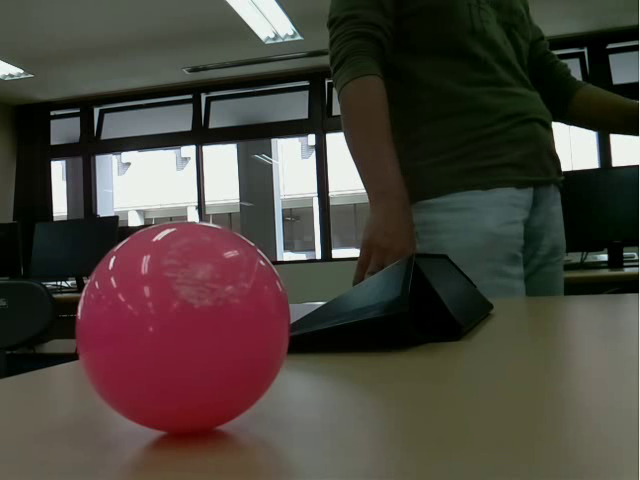
#> input picture frame 42 of tracking_circle/datas/robot.mp4, 640 x 480 px
$ python detect.py
#> lines starting #> are read from the running program, lines starting #| are printed output that depends on the picture; after the words box and inside, x2 and y2 are one past the last pixel; in counts of white or black regions, pixels touching at a corner belong together
import cv2
from cv2 import circle
import numpy as np


def detect(video_path):
    """
    input: image

    ouput: circle x direction from input image
    """
#> called with video_path = 'datas/robot.mp4'
    #
    cap = cv2.VideoCapture(video_path)

    # Check if camera opened successfully
    if (cap.isOpened()== False):
        print("Error opening video stream or file")

    # Read until video is completed
    while(cap.isOpened()):
    # Capture frame-by-frame
        ret, img = cap.read()
#> img is the input picture: shape (480, 640, 3); mean B, G, R 60.9, 67.9, 74.5
        if ret == True:

            # Check if image is loaded fine
            hsvimage = cv2.cvtColor(img, cv2.COLOR_BGR2HSV)
#> hsvimage: shape (480, 640, 3); mean H, S, V 62.9, 102.6, 79.4
            # Mask color
            lower = np.array([150, 10, 10], dtype="uint8")
            upper = np.array([180, 255, 255], dtype="uint8")
            mask = cv2.inRange(hsvimage, lower, upper)
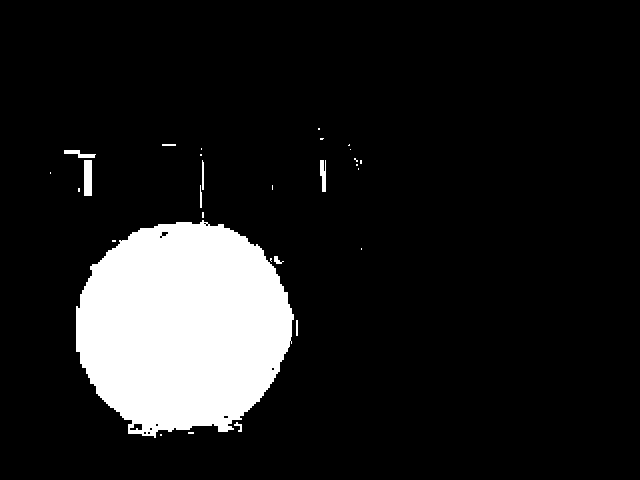
#> mask: shape (480, 640); 12% white; 29 white regions (19 under 20 px), largest, box (x1, y1, x2, y2) and area: (76, 220, 294, 438) 36003, (84, 160, 92, 196) 288, (320, 160, 326, 192) 149
            img1 = img.copy()
            img1[mask==0] = [0, 0, 0]
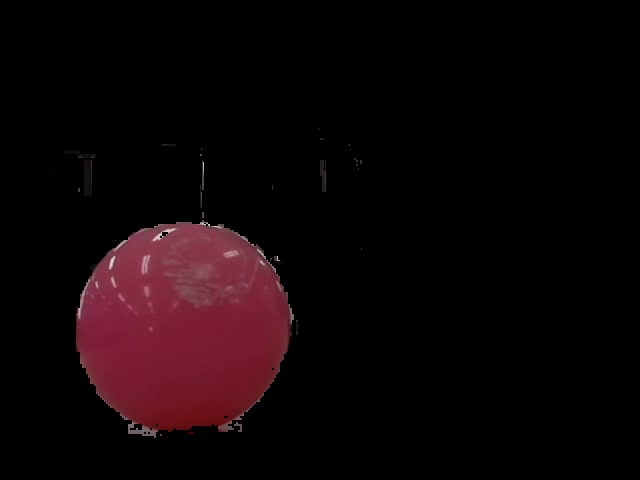
#> img1: shape (480, 640, 3); mean B, G, R 6.9, 4.9, 14.5

            hsv2rgb = cv2.cvtColor(img1, cv2.COLOR_HSV2RGB)
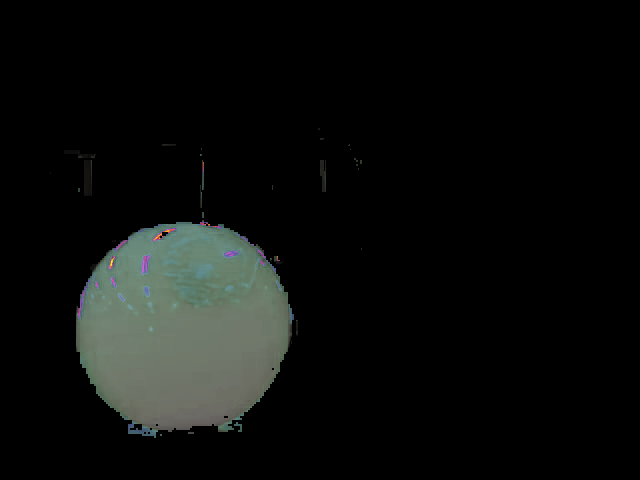
#> hsv2rgb: shape (480, 640, 3); mean R, G, B 12.5, 14.3, 12.8
            gray = cv2.cvtColor(hsv2rgb, cv2.COLOR_RGB2GRAY)
            gray = cv2.medianBlur(gray, 5)

            rows = mask.shape[0]
#> rows = 480
            circles = cv2.HoughCircles(gray, cv2.HOUGH_GRADIENT, 1, rows,
                                    param1= 100, param2=19,
                                    minRadius=60, maxRadius=0)
#> circles = [[183.5, 326.5, 107.7]]
        else:
            break


        if circles is not None:
            circles = np.uint16(np.around(circles))
#> circles = [[184, 326, 108]]
            for i in circles[0, :]:
                center = (i[0], i[1])
                # circle center
                cv2.circle(img, center, 4, (0, 100, 100), 3)
                # circle center text
                cv2.putText(img, f"x= {str(i[0])}",center, cv2.FONT_HERSHEY_PLAIN, 2, (0, 255, 255), 4, cv2.LINE_AA)
                # circle outline
                radius = i[2]
                cv2.circle(img, center, radius, (255, 0, 255), 3)
#> this loop made 1 pass
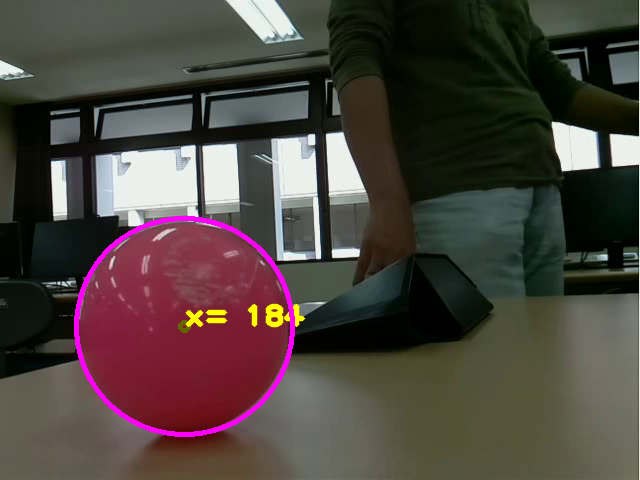
#> img: shape (480, 640, 3); 1.56% of pixels changed, all inside (x1, y1, x2, y2) = (74, 216, 306, 437)
            # output: x direction
        # print(circles[0][0][0])

        # Show video
        cv2.imshow("detected circles", img)
        cv2.imshow("mask", gray)

        # Press "q" to quit
        if cv2.waitKey(100) & 0xFF == ord('q'):
#> (key q is pressed here)
            break

    cap.release()

# Closes all the frames
    cv2.destroyAllWindows()


if __name__ == "__main__":
    video_path = 'datas/robot.mp4'
    detect(video_path)

$ run again, starting later in the video
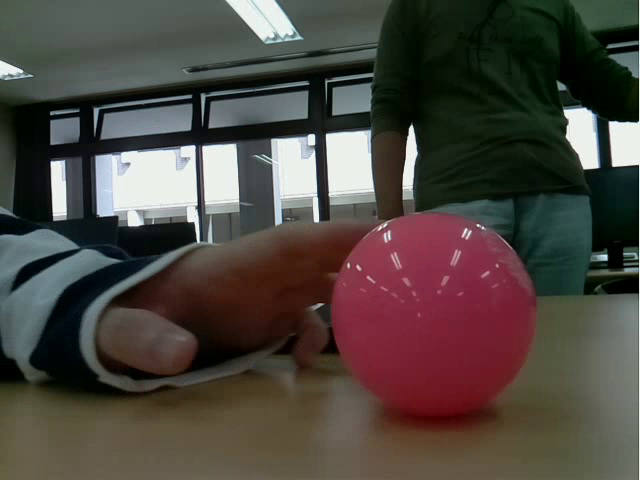
#> input picture frame 193 of tracking_circle/datas/robot.mp4, 640 x 480 px
#> in detect, img is the input picture: shape (480, 640, 3); mean B, G, R 64.2, 70.2, 76.8
#> hsvimage: shape (480, 640, 3); mean H, S, V 66.4, 104.8, 84
#> in detect, `mask = cv2.inRange(hsvimage, lower, upper)`:
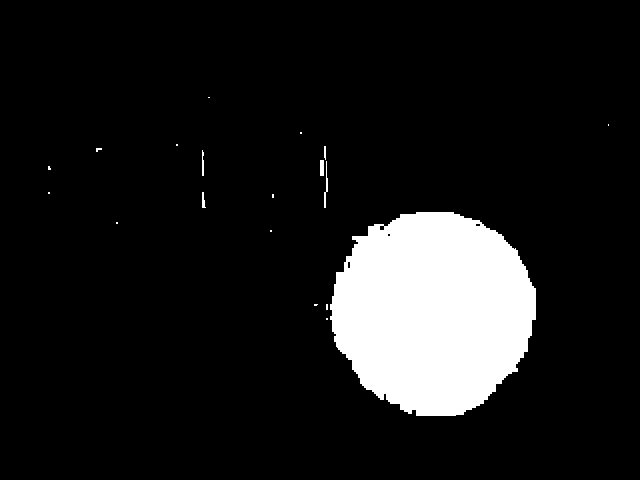
#> mask: shape (480, 640); 10.7% white; 19 white regions (13 under 20 px), largest, box (x1, y1, x2, y2) and area: (330, 212, 536, 416) 32442, (324, 161, 328, 208) 77, (320, 160, 324, 176) 64, (202, 150, 204, 176) 46, (202, 192, 206, 208) 41, (324, 146, 326, 160) 26
#> in detect, `circles = cv2.HoughCircles(gray, cv2.HOUGH_GRADIENT, 1, rows, param1= ..`: circles = [[432.5, 310.5, 101.6]]
#> in detect, `circles = np.uint16(np.around(circles))`: circles = [[432, 310, 102]]
#> the loop in detect, `for i in circles[0, :]:` made 1 pass
#> after the loop in detect, `for i in circles[0, :]:`:
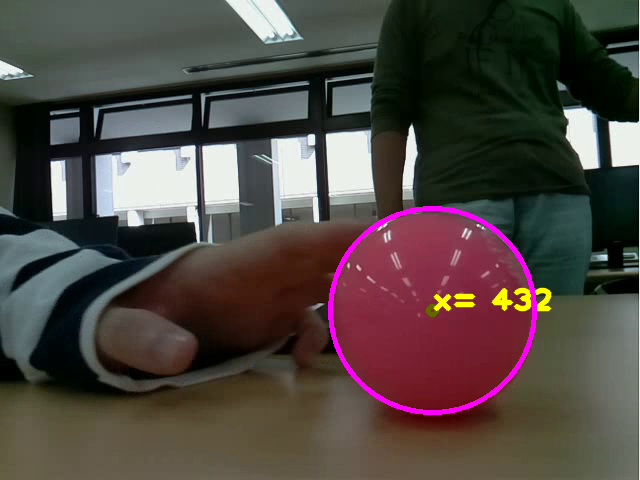
#> img: shape (480, 640, 3); 1.54% of pixels changed, all inside (x1, y1, x2, y2) = (328, 206, 552, 415)

$ run again, starting later in the video
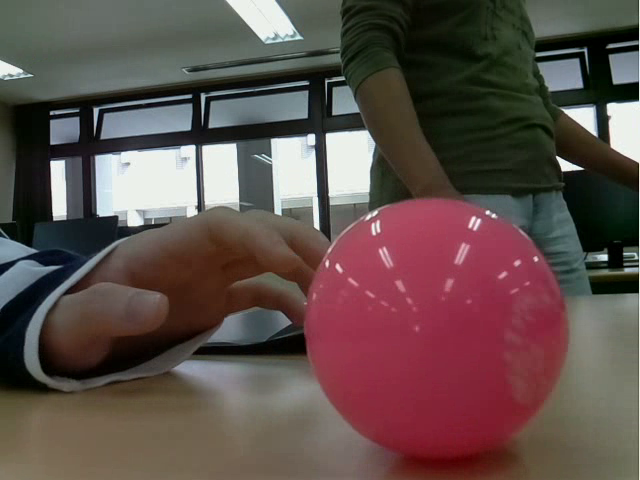
#> input picture frame 343 of tracking_circle/datas/robot.mp4, 640 x 480 px
#> in detect, img is the input picture: shape (480, 640, 3); mean B, G, R 74.9, 78.6, 95.1
#> hsvimage: shape (480, 640, 3); mean H, S, V 70.4, 95.8, 100.4
#> in detect, `mask = cv2.inRange(hsvimage, lower, upper)`:
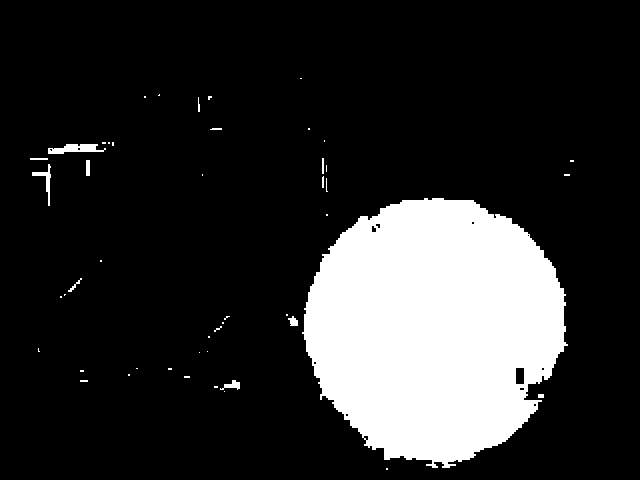
#> mask: shape (480, 640); 17.7% white; 48 white regions (35 under 20 px), largest, box (x1, y1, x2, y2) and area: (302, 198, 568, 468) 53331, (48, 144, 106, 154) 360, (32, 164, 51, 206) 186
#> in detect, `circles = cv2.HoughCircles(gray, cv2.HOUGH_GRADIENT, 1, rows, param1= ..`: circles = [[435.5, 328.5, 131.7]]
#> in detect, `circles = np.uint16(np.around(circles))`: circles = [[436, 328, 132]]
#> the loop in detect, `for i in circles[0, :]:` made 1 pass
#> after the loop in detect, `for i in circles[0, :]:`:
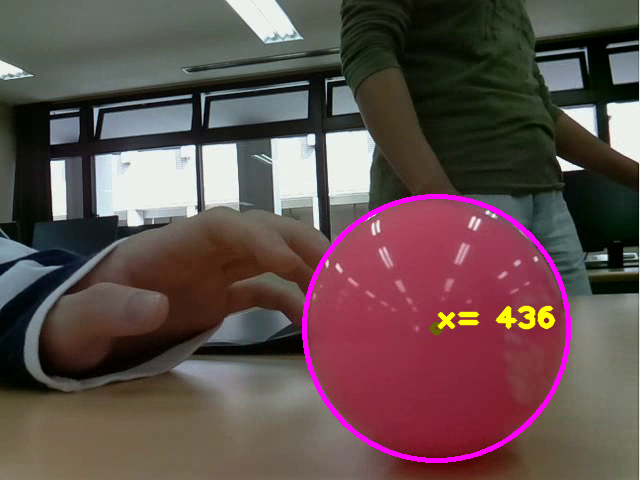
#> img: shape (480, 640, 3); 1.86% of pixels changed, all inside (x1, y1, x2, y2) = (302, 194, 571, 463)
